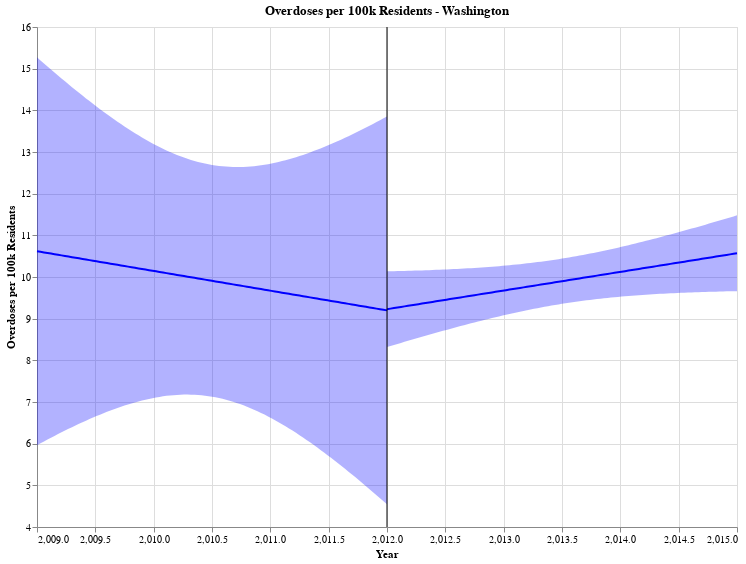

The notebook cell this image was saved under:
### Code cell
# plotting - need to make x axis discrete 
fit_wa_b4, reg_chart_wa_b4 = get_reg_fit(
    wa_b4, yvar="overdose_per_100k", xvar="Year", color="blue", title= "Overdoses per 100k Residents - Washington", alpha=0.05
)


fit_wa_b4, reg_chart_wa_after = get_reg_fit(
    wa_after, yvar="overdose_per_100k", xvar="Year", color="blue", title= "Overdoses per 100k Residents - Washington",alpha=0.05
)
(reg_chart_wa_b4 + reg_chart_wa_after + line).properties(width=700, height=500)

### Figure 1 — Vega-Lite specification as saved in the notebook (floating-point values rounded to 4 significant figures)
{"config": {"view": {"continuousWidth": 400, "continuousHeight": 300}}, "layer": [{"mark": "errorband", "encoding": {"color": {"value": "blue"}, "x": {"field": "Year", "type": "quantitative"}, "y": {"field": "ci_low", "title": "", "type": "quantitative"}, "y2": {"field": "ci_high"}}}, {"mark": "line", "encoding": {"color": {"value": "blue"}, "x": {"field": "Year", "scale": {"zero": false}, "title": "Year", "type": "quantitative"}, "y": {"field": "overdose_per_100k", "scale": {"zero": false}, "title": "Overdoses per 100k Residents", "type": "quantitative"}}, "title": "Overdoses per 100k Residents - Washington"}, {"layer": [{"mark": "errorband", "encoding": {"color": {"value": "blue"}, "x": {"field": "Year", "type": "quantitative"}, "y": {"field": "ci_low", "title": "", "type": "quantitative"}, "y2": {"field": "ci_high"}}}, {"mark": "line", "encoding": {"color": {"value": "blue"}, "x": {"field": "Year", "scale": {"zero": false}, "title": "Year", "type": "quantitative"}, "y": {"field": "overdose_per_100k", "scale": {"zero": false}, "title": "Overdoses per 100k Residents", "type": "quantitative"}}, "title": "Overdoses per 100k Residents - Washington"}], "data": {"name": "data-5a8a1c3dbc4b01b3db2689edefd8225f"}}, {"data": {"name": "data-424a16bd626ddffb6ec885f6abd1efe5"}, "mark": "rule", "encoding": {"color": {"field": "color", "scale": null, "type": "nominal"}, "x": {"field": "Date", "type": "quantitative"}}}], "data": {"name": "data-4961f0a68c51a51b5ac15619e2657698"}, "height": 500, "width": 700, "$schema": "https://vega.github.io/schema/vega-lite/v4.17.0.json", "datasets": {"data-4961f0a68c51a51b5ac15619e2657698": [{"Year": 2009.0, "overdose_per_100k": 10.62, "ci_low": 5.964, "ci_high": 15.27}, {"Year": 2009.0, "overdose_per_100k": 10.6, "ci_low": 6.009, "ci_high": 15.2}, {"Year": 2009.0, "overdose_per_100k": 10.59, "ci_low": 6.054, "ci_high": 15.13}, {"Year": 2009.0, "overdose_per_100k": 10.58, "ci_low": 6.099, "ci_high": 15.05}, {"Year": 2009.0, "overdose_per_100k": 10.56, "ci_low": 6.143, "ci_high": 14.98}, {"Year": 2009.0, "overdose_per_100k": 10.55, "ci_low": 6.186, "ci_high": 14.91}, {"Year": 2009.0, "overdose_per_100k": 10.53, "ci_low": 6.229, "ci_high": 14.84}, {"Year": 2009.0, "overdose_per_100k": 10.52, "ci_low": 6.272, "ci_high": 14.77}, {"Year": 2009.0, "overdose_per_100k": 10.5, "ci_low": 6.314, "ci_high": 14.7}, {"Year": 2009.0, "overdose_per_100k": 10.49, "ci_low": 6.355, "ci_high": 14.63}, {"Year": 2009.0, "overdose_per_100k": 10.48, "ci_low": 6.396, "ci_high": 14.56}, {"Year": 2009.0, "overdose_per_100k": 10.46, "ci_low": 6.436, "ci_high": 14.49}, {"Year": 2009.0, "overdose_per_100k": 10.45, "ci_low": 6.475, "ci_high": 14.42}, {"Year": 2009.0, "overdose_per_100k": 10.43, "ci_low": 6.514, "ci_high": 14.35}, {"Year": 2009.0, "overdose_per_100k": 10.42, "ci_low": 6.552, "ci_high": 14.29}, {"Year": 2009.0, "overdose_per_100k": 10.41, "ci_low": 6.589, "ci_high": 14.22}, {"Year": 2009.0, "overdose_per_100k": 10.39, "ci_low": 6.626, "ci_high": 14.16}, {"Year": 2010.0, "overdose_per_100k": 10.38, "ci_low": 6.662, "ci_high": 14.09}, {"Year": 2010.0, "overdose_per_100k": 10.36, "ci_low": 6.696, "ci_high": 14.03}, {"Year": 2010.0, "overdose_per_100k": 10.35, "ci_low": 6.73, "ci_high": 13.97}, {"Year": 2010.0, "overdose_per_100k": 10.33, "ci_low": 6.763, "ci_high": 13.91}, {"Year": 2010.0, "overdose_per_100k": 10.32, "ci_low": 6.796, "ci_high": 13.84}, {"Year": 2010.0, "overdose_per_100k": 10.31, "ci_low": 6.827, "ci_high": 13.78}, {"Year": 2010.0, "overdose_per_100k": 10.29, "ci_low": 6.857, "ci_high": 13.73}, {"Year": 2010.0, "overdose_per_100k": 10.28, "ci_low": 6.886, "ci_high": 13.67}, {"Year": 2010.0, "overdose_per_100k": 10.26, "ci_low": 6.914, "ci_high": 13.61}, {"Year": 2010.0, "overdose_per_100k": 10.25, "ci_low": 6.941, "ci_high": 13.56}, {"Year": 2010.0, "overdose_per_100k": 10.23, "ci_low": 6.966, "ci_high": 13.5}, {"Year": 2010.0, "overdose_per_100k": 10.22, "ci_low": 6.991, "ci_high": 13.45}, {"Year": 2010.0, "overdose_per_100k": 10.21, "ci_low": 7.014, "ci_high": 13.4}, {"Year": 2010.0, "overdose_per_100k": 10.19, "ci_low": 7.036, "ci_high": 13.35}, {"Year": 2010.0, "overdose_per_100k": 10.18, "ci_low": 7.056, "ci_high": 13.3}, {"Year": 2010.0, "overdose_per_100k": 10.16, "ci_low": 7.075, "ci_high": 13.25}, {"Year": 2010.0, "overdose_per_100k": 10.15, "ci_low": 7.092, "ci_high": 13.21}, {"Year": 2010.0, "overdose_per_100k": 10.14, "ci_low": 7.108, "ci_high": 13.16}, {"Year": 2010.0, "overdose_per_100k": 10.12, "ci_low": 7.123, "ci_high": 13.12}, {"Year": 2010.0, "overdose_per_100k": 10.11, "ci_low": 7.136, "ci_high": 13.08}, {"Year": 2010.0, "overdose_per_100k": 10.09, "ci_low": 7.147, "ci_high": 13.04}, {"Year": 2010.0, "overdose_per_100k": 10.08, "ci_low": 7.157, "ci_high": 13.0}, {"Year": 2010.0, "overdose_per_100k": 10.06, "ci_low": 7.164, "ci_high": 12.96}, {"Year": 2010.0, "overdose_per_100k": 10.05, "ci_low": 7.17, "ci_high": 12.93}, {"Year": 2010.0, "overdose_per_100k": 10.04, "ci_low": 7.175, "ci_high": 12.9}, {"Year": 2010.0, "overdose_per_100k": 10.02, "ci_low": 7.177, "ci_high": 12.87}, {"Year": 2010.0, "overdose_per_100k": 10.01, "ci_low": 7.178, "ci_high": 12.84}, {"Year": 2010.0, "overdose_per_100k": 9.994, "ci_low": 7.176, "ci_high": 12.81}, {"Year": 2010.0, "overdose_per_100k": 9.979, "ci_low": 7.173, "ci_high": 12.79}, {"Year": 2010.0, "overdose_per_100k": 9.965, "ci_low": 7.168, "ci_high": 12.76}, {"Year": 2010.0, "overdose_per_100k": 9.951, "ci_low": 7.16, "ci_high": 12.74}, {"Year": 2010.0, "overdose_per_100k": 9.937, "ci_low": 7.151, "ci_high": 12.72}, {"Year": 2010.0, "overdose_per_100k": 9.923, "ci_low": 7.14, "ci_high": 12.71}, {"Year": 2010.0, "overdose_per_100k": 9.908, "ci_low": 7.127, "ci_high": 12.69}, {"Year": 2011.0, "overdose_per_100k": 9.894, "ci_low": 7.112, "ci_high": 12.68}, {"Year": 2011.0, "overdose_per_100k": 9.88, "ci_low": 7.095, "ci_high": 12.67}, {"Year": 2011.0, "overdose_per_100k": 9.866, "ci_low": 7.075, "ci_high": 12.66}, {"Year": 2011.0, "overdose_per_100k": 9.852, "ci_low": 7.054, "ci_high": 12.65}, {"Year": 2011.0, "overdose_per_100k": 9.837, "ci_low": 7.031, "ci_high": 12.64}, {"Year": 2011.0, "overdose_per_100k": 9.823, "ci_low": 7.006, "ci_high": 12.64}, {"Year": 2011.0, "overdose_per_100k": 9.809, "ci_low": 6.979, "ci_high": 12.64}, {"Year": 2011.0, "overdose_per_100k": 9.795, "ci_low": 6.95, "ci_high": 12.64}, {"Year": 2011.0, "overdose_per_100k": 9.781, "ci_low": 6.919, "ci_high": 12.64}, {"Year": 2011.0, "overdose_per_100k": 9.766, "ci_low": 6.887, "ci_high": 12.65}, {"Year": 2011.0, "overdose_per_100k": 9.752, "ci_low": 6.852, "ci_high": 12.65}, {"Year": 2011.0, "overdose_per_100k": 9.738, "ci_low": 6.816, "ci_high": 12.66}, {"Year": 2011.0, "overdose_per_100k": 9.724, "ci_low": 6.778, "ci_high": 12.67}, {"Year": 2011.0, "overdose_per_100k": 9.71, "ci_low": 6.738, "ci_high": 12.68}, {"Year": 2011.0, "overdose_per_100k": 9.696, "ci_low": 6.697, "ci_high": 12.69}, {"Year": 2011.0, "overdose_per_100k": 9.681, "ci_low": 6.654, "ci_high": 12.71}, {"Year": 2011.0, "overdose_per_100k": 9.667, "ci_low": 6.61, "ci_high": 12.72}, {"Year": 2011.0, "overdose_per_100k": 9.653, "ci_low": 6.564, "ci_high": 12.74}, {"Year": 2011.0, "overdose_per_100k": 9.639, "ci_low": 6.517, "ci_high": 12.76}, {"Year": 2011.0, "overdose_per_100k": 9.625, "ci_low": 6.468, "ci_high": 12.78}, {"Year": 2011.0, "overdose_per_100k": 9.61, "ci_low": 6.418, "ci_high": 12.8}, {"Year": 2011.0, "overdose_per_100k": 9.596, "ci_low": 6.366, "ci_high": 12.83}, {"Year": 2011.0, "overdose_per_100k": 9.582, "ci_low": 6.313, "ci_high": 12.85}, {"Year": 2011.0, "overdose_per_100k": 9.568, "ci_low": 6.259, "ci_high": 12.88}, {"Year": 2011.0, "overdose_per_100k": 9.554, "ci_low": 6.204, "ci_high": 12.9}, {"Year": 2011.0, "overdose_per_100k": 9.539, "ci_low": 6.148, "ci_high": 12.93}, {"Year": 2011.0, "overdose_per_100k": 9.525, "ci_low": 6.09, "ci_high": 12.96}, {"Year": 2011.0, "overdose_per_100k": 9.511, "ci_low": 6.032, "ci_high": 12.99}, {"Year": 2011.0, "overdose_per_100k": 9.497, "ci_low": 5.972, "ci_high": 13.02}, {"Year": 2011.0, "overdose_per_100k": 9.483, "ci_low": 5.912, "ci_high": 13.05}, {"Year": 2011.0, "overdose_per_100k": 9.468, "ci_low": 5.85, "ci_high": 13.09}, {"Year": 2011.0, "overdose_per_100k": 9.454, "ci_low": 5.788, "ci_high": 13.12}, {"Year": 2011.0, "overdose_per_100k": 9.44, "ci_low": 5.725, "ci_high": 13.16}, {"Year": 2012.0, "overdose_per_100k": 9.426, "ci_low": 5.661, "ci_high": 13.19}, {"Year": 2012.0, "overdose_per_100k": 9.412, "ci_low": 5.596, "ci_high": 13.23}, {"Year": 2012.0, "overdose_per_100k": 9.397, "ci_low": 5.53, "ci_high": 13.26}, {"Year": 2012.0, "overdose_per_100k": 9.383, "ci_low": 5.464, "ci_high": 13.3}, {"Year": 2012.0, "overdose_per_100k": 9.369, "ci_low": 5.397, "ci_high": 13.34}, {"Year": 2012.0, "overdose_per_100k": 9.355, "ci_low": 5.329, "ci_high": 13.38}, {"Year": 2012.0, "overdose_per_100k": 9.341, "ci_low": 5.26, "ci_high": 13.42}, {"Year": 2012.0, "overdose_per_100k": 9.326, "ci_low": 5.191, "ci_high": 13.46}, {"Year": 2012.0, "overdose_per_100k": 9.312, "ci_low": 5.121, "ci_high": 13.5}, {"Year": 2012.0, "overdose_per_100k": 9.298, "ci_low": 5.051, "ci_high": 13.55}, {"Year": 2012.0, "overdose_per_100k": 9.284, "ci_low": 4.98, "ci_high": 13.59}, {"Year": 2012.0, "overdose_per_100k": 9.27, "ci_low": 4.909, "ci_high": 13.63}, {"Year": 2012.0, "overdose_per_100k": 9.255, "ci_low": 4.837, "ci_high": 13.67}, {"Year": 2012.0, "overdose_per_100k": 9.241, "ci_low": 4.764, "ci_high": 13.72}, {"Year": 2012.0, "overdose_per_100k": 9.227, "ci_low": 4.692, "ci_high": 13.76}, {"Year": 2012.0, "overdose_per_100k": 9.213, "ci_low": 4.618, "ci_high": 13.81}, {"Year": 2012.0, "overdose_per_100k": 9.199, "ci_low": 4.544, "ci_high": 13.85}], "data-5a8a1c3dbc4b01b3db2689edefd8225f": [{"Year": 2012.0, "overdose_per_100k": 9.228, "ci_low": 8.319, "ci_high": 10.14}, {"Year": 2012.0, "overdose_per_100k": 9.241, "ci_low": 8.344, "ci_high": 10.14}, {"Year": 2012.0, "overdose_per_100k": 9.255, "ci_low": 8.369, "ci_high": 10.14}, {"Year": 2012.0, "overdose_per_100k": 9.268, "ci_low": 8.394, "ci_high": 10.14}, {"Year": 2012.0, "overdose_per_100k": 9.281, "ci_low": 8.418, "ci_high": 10.14}, {"Year": 2012.0, "overdose_per_100k": 9.295, "ci_low": 8.443, "ci_high": 10.15}, {"Year": 2012.0, "overdose_per_100k": 9.308, "ci_low": 8.468, "ci_high": 10.15}, {"Year": 2012.0, "overdose_per_100k": 9.322, "ci_low": 8.492, "ci_high": 10.15}, {"Year": 2012.0, "overdose_per_100k": 9.335, "ci_low": 8.517, "ci_high": 10.15}, {"Year": 2012.0, "overdose_per_100k": 9.349, "ci_low": 8.541, "ci_high": 10.16}, {"Year": 2012.0, "overdose_per_100k": 9.362, "ci_low": 8.565, "ci_high": 10.16}, {"Year": 2012.0, "overdose_per_100k": 9.375, "ci_low": 8.589, "ci_high": 10.16}, {"Year": 2012.0, "overdose_per_100k": 9.389, "ci_low": 8.613, "ci_high": 10.16}, {"Year": 2012.0, "overdose_per_100k": 9.402, "ci_low": 8.637, "ci_high": 10.17}, {"Year": 2012.0, "overdose_per_100k": 9.416, "ci_low": 8.66, "ci_high": 10.17}, {"Year": 2012.0, "overdose_per_100k": 9.429, "ci_low": 8.684, "ci_high": 10.17}, {"Year": 2012.0, "overdose_per_100k": 9.443, "ci_low": 8.707, "ci_high": 10.18}, {"Year": 2013.0, "overdose_per_100k": 9.456, "ci_low": 8.73, "ci_high": 10.18}, {"Year": 2013.0, "overdose_per_100k": 9.469, "ci_low": 8.753, "ci_high": 10.19}, {"Year": 2013.0, "overdose_per_100k": 9.483, "ci_low": 8.776, "ci_high": 10.19}, {"Year": 2013.0, "overdose_per_100k": 9.496, "ci_low": 8.799, "ci_high": 10.19}, {"Year": 2013.0, "overdose_per_100k": 9.51, "ci_low": 8.821, "ci_high": 10.2}, {"Year": 2013.0, "overdose_per_100k": 9.523, "ci_low": 8.843, "ci_high": 10.2}, {"Year": 2013.0, "overdose_per_100k": 9.536, "ci_low": 8.866, "ci_high": 10.21}, {"Year": 2013.0, "overdose_per_100k": 9.55, "ci_low": 8.887, "ci_high": 10.21}, {"Year": 2013.0, "overdose_per_100k": 9.563, "ci_low": 8.909, "ci_high": 10.22}, {"Year": 2013.0, "overdose_per_100k": 9.577, "ci_low": 8.931, "ci_high": 10.22}, {"Year": 2013.0, "overdose_per_100k": 9.59, "ci_low": 8.952, "ci_high": 10.23}, {"Year": 2013.0, "overdose_per_100k": 9.604, "ci_low": 8.973, "ci_high": 10.23}, {"Year": 2013.0, "overdose_per_100k": 9.617, "ci_low": 8.993, "ci_high": 10.24}, {"Year": 2013.0, "overdose_per_100k": 9.63, "ci_low": 9.014, "ci_high": 10.25}, {"Year": 2013.0, "overdose_per_100k": 9.644, "ci_low": 9.034, "ci_high": 10.25}, {"Year": 2013.0, "overdose_per_100k": 9.657, "ci_low": 9.054, "ci_high": 10.26}, {"Year": 2013.0, "overdose_per_100k": 9.671, "ci_low": 9.074, "ci_high": 10.27}, {"Year": 2013.0, "overdose_per_100k": 9.684, "ci_low": 9.093, "ci_high": 10.28}, {"Year": 2013.0, "overdose_per_100k": 9.698, "ci_low": 9.112, "ci_high": 10.28}, {"Year": 2013.0, "overdose_per_100k": 9.711, "ci_low": 9.131, "ci_high": 10.29}, {"Year": 2013.0, "overdose_per_100k": 9.724, "ci_low": 9.149, "ci_high": 10.3}, {"Year": 2013.0, "overdose_per_100k": 9.738, "ci_low": 9.167, "ci_high": 10.31}, {"Year": 2013.0, "overdose_per_100k": 9.751, "ci_low": 9.185, "ci_high": 10.32}, {"Year": 2013.0, "overdose_per_100k": 9.765, "ci_low": 9.202, "ci_high": 10.33}, {"Year": 2013.0, "overdose_per_100k": 9.778, "ci_low": 9.219, "ci_high": 10.34}, {"Year": 2013.0, "overdose_per_100k": 9.791, "ci_low": 9.236, "ci_high": 10.35}, {"Year": 2013.0, "overdose_per_100k": 9.805, "ci_low": 9.252, "ci_high": 10.36}, {"Year": 2013.0, "overdose_per_100k": 9.818, "ci_low": 9.268, "ci_high": 10.37}, {"Year": 2013.0, "overdose_per_100k": 9.832, "ci_low": 9.284, "ci_high": 10.38}, {"Year": 2013.0, "overdose_per_100k": 9.845, "ci_low": 9.299, "ci_high": 10.39}, {"Year": 2013.0, "overdose_per_100k": 9.859, "ci_low": 9.314, "ci_high": 10.4}, {"Year": 2013.0, "overdose_per_100k": 9.872, "ci_low": 9.328, "ci_high": 10.42}, {"Year": 2013.0, "overdose_per_100k": 9.885, "ci_low": 9.342, "ci_high": 10.43}, {"Year": 2013.0, "overdose_per_100k": 9.899, "ci_low": 9.356, "ci_high": 10.44}, {"Year": 2014.0, "overdose_per_100k": 9.912, "ci_low": 9.369, "ci_high": 10.46}, {"Year": 2014.0, "overdose_per_100k": 9.926, "ci_low": 9.382, "ci_high": 10.47}, {"Year": 2014.0, "overdose_per_100k": 9.939, "ci_low": 9.394, "ci_high": 10.48}, {"Year": 2014.0, "overdose_per_100k": 9.953, "ci_low": 9.406, "ci_high": 10.5}, {"Year": 2014.0, "overdose_per_100k": 9.966, "ci_low": 9.418, "ci_high": 10.51}, {"Year": 2014.0, "overdose_per_100k": 9.979, "ci_low": 9.429, "ci_high": 10.53}, {"Year": 2014.0, "overdose_per_100k": 9.993, "ci_low": 9.44, "ci_high": 10.55}, {"Year": 2014.0, "overdose_per_100k": 10.01, "ci_low": 9.451, "ci_high": 10.56}, {"Year": 2014.0, "overdose_per_100k": 10.02, "ci_low": 9.461, "ci_high": 10.58}, {"Year": 2014.0, "overdose_per_100k": 10.03, "ci_low": 9.471, "ci_high": 10.6}, {"Year": 2014.0, "overdose_per_100k": 10.05, "ci_low": 9.48, "ci_high": 10.61}, {"Year": 2014.0, "overdose_per_100k": 10.06, "ci_low": 9.489, "ci_high": 10.63}, {"Year": 2014.0, "overdose_per_100k": 10.07, "ci_low": 9.498, "ci_high": 10.65}, {"Year": 2014.0, "overdose_per_100k": 10.09, "ci_low": 9.506, "ci_high": 10.67}, {"Year": 2014.0, "overdose_per_100k": 10.1, "ci_low": 9.515, "ci_high": 10.69}, {"Year": 2014.0, "overdose_per_100k": 10.11, "ci_low": 9.522, "ci_high": 10.7}, {"Year": 2014.0, "overdose_per_100k": 10.13, "ci_low": 9.53, "ci_high": 10.72}, {"Year": 2014.0, "overdose_per_100k": 10.14, "ci_low": 9.537, "ci_high": 10.74}, {"Year": 2014.0, "overdose_per_100k": 10.15, "ci_low": 9.544, "ci_high": 10.76}, {"Year": 2014.0, "overdose_per_100k": 10.17, "ci_low": 9.551, "ci_high": 10.78}, {"Year": 2014.0, "overdose_per_100k": 10.18, "ci_low": 9.557, "ci_high": 10.8}, {"Year": 2014.0, "overdose_per_100k": 10.19, "ci_low": 9.563, "ci_high": 10.83}, {"Year": 2014.0, "overdose_per_100k": 10.21, "ci_low": 9.569, "ci_high": 10.85}, {"Year": 2014.0, "overdose_per_100k": 10.22, "ci_low": 9.575, "ci_high": 10.87}, {"Year": 2014.0, "overdose_per_100k": 10.23, "ci_low": 9.58, "ci_high": 10.89}, {"Year": 2014.0, "overdose_per_100k": 10.25, "ci_low": 9.585, "ci_high": 10.91}, {"Year": 2014.0, "overdose_per_100k": 10.26, "ci_low": 9.59, "ci_high": 10.93}, {"Year": 2014.0, "overdose_per_100k": 10.27, "ci_low": 9.595, "ci_high": 10.95}, {"Year": 2014.0, "overdose_per_100k": 10.29, "ci_low": 9.6, "ci_high": 10.98}, {"Year": 2014.0, "overdose_per_100k": 10.3, "ci_low": 9.604, "ci_high": 11.0}, {"Year": 2014.0, "overdose_per_100k": 10.31, "ci_low": 9.608, "ci_high": 11.02}, {"Year": 2014.0, "overdose_per_100k": 10.33, "ci_low": 9.612, "ci_high": 11.04}, {"Year": 2014.0, "overdose_per_100k": 10.34, "ci_low": 9.616, "ci_high": 11.07}, {"Year": 2015.0, "overdose_per_100k": 10.36, "ci_low": 9.62, "ci_high": 11.09}, {"Year": 2015.0, "overdose_per_100k": 10.37, "ci_low": 9.623, "ci_high": 11.11}, {"Year": 2015.0, "overdose_per_100k": 10.38, "ci_low": 9.627, "ci_high": 11.14}, {"Year": 2015.0, "overdose_per_100k": 10.4, "ci_low": 9.63, "ci_high": 11.16}, {"Year": 2015.0, "overdose_per_100k": 10.41, "ci_low": 9.633, "ci_high": 11.18}, {"Year": 2015.0, "overdose_per_100k": 10.42, "ci_low": 9.636, "ci_high": 11.21}, {"Year": 2015.0, "overdose_per_100k": 10.44, "ci_low": 9.639, "ci_high": 11.23}, {"Year": 2015.0, "overdose_per_100k": 10.45, "ci_low": 9.641, "ci_high": 11.26}, {"Year": 2015.0, "overdose_per_100k": 10.46, "ci_low": 9.644, "ci_high": 11.28}, {"Year": 2015.0, "overdose_per_100k": 10.48, "ci_low": 9.646, "ci_high": 11.31}, {"Year": 2015.0, "overdose_per_100k": 10.49, "ci_low": 9.649, "ci_high": 11.33}, {"Year": 2015.0, "overdose_per_100k": 10.5, "ci_low": 9.651, "ci_high": 11.35}, {"Year": 2015.0, "overdose_per_100k": 10.52, "ci_low": 9.653, "ci_high": 11.38}, {"Year": 2015.0, "overdose_per_100k": 10.53, "ci_low": 9.655, "ci_high": 11.4}, {"Year": 2015.0, "overdose_per_100k": 10.54, "ci_low": 9.657, "ci_high": 11.43}, {"Year": 2015.0, "overdose_per_100k": 10.56, "ci_low": 9.659, "ci_high": 11.45}, {"Year": 2015.0, "overdose_per_100k": 10.57, "ci_low": 9.661, "ci_high": 11.48}], "data-424a16bd626ddffb6ec885f6abd1efe5": [{"Date": 2012, "color": "black"}]}}
